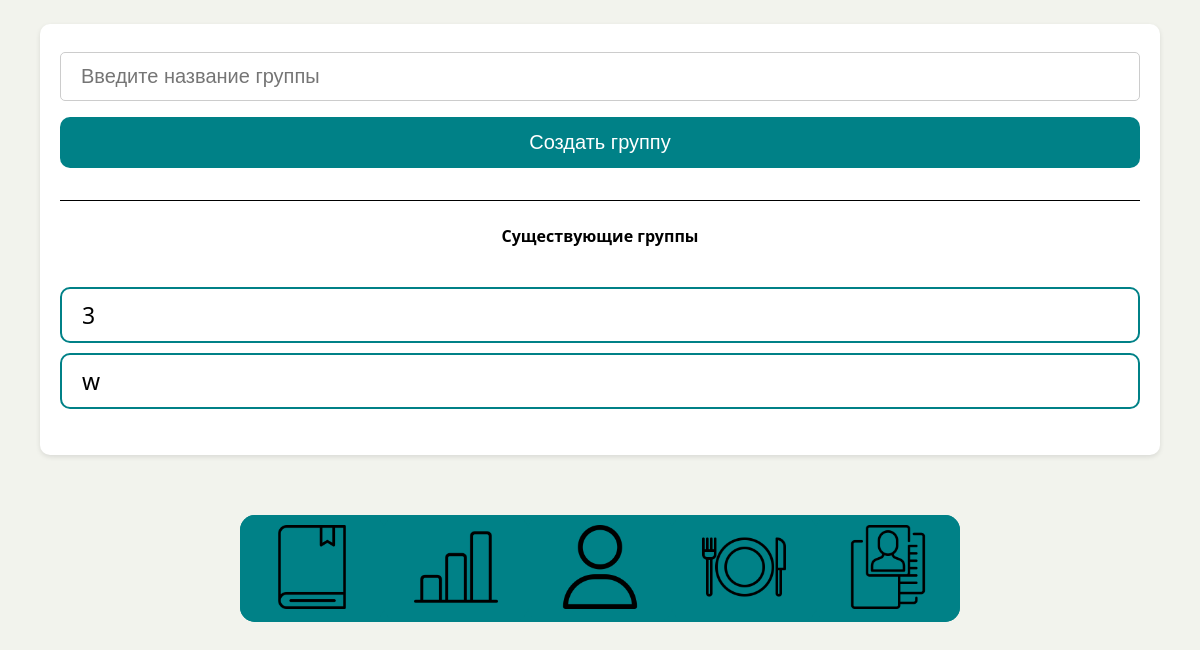
Page /creategroup (signed in) on the earlier database version.
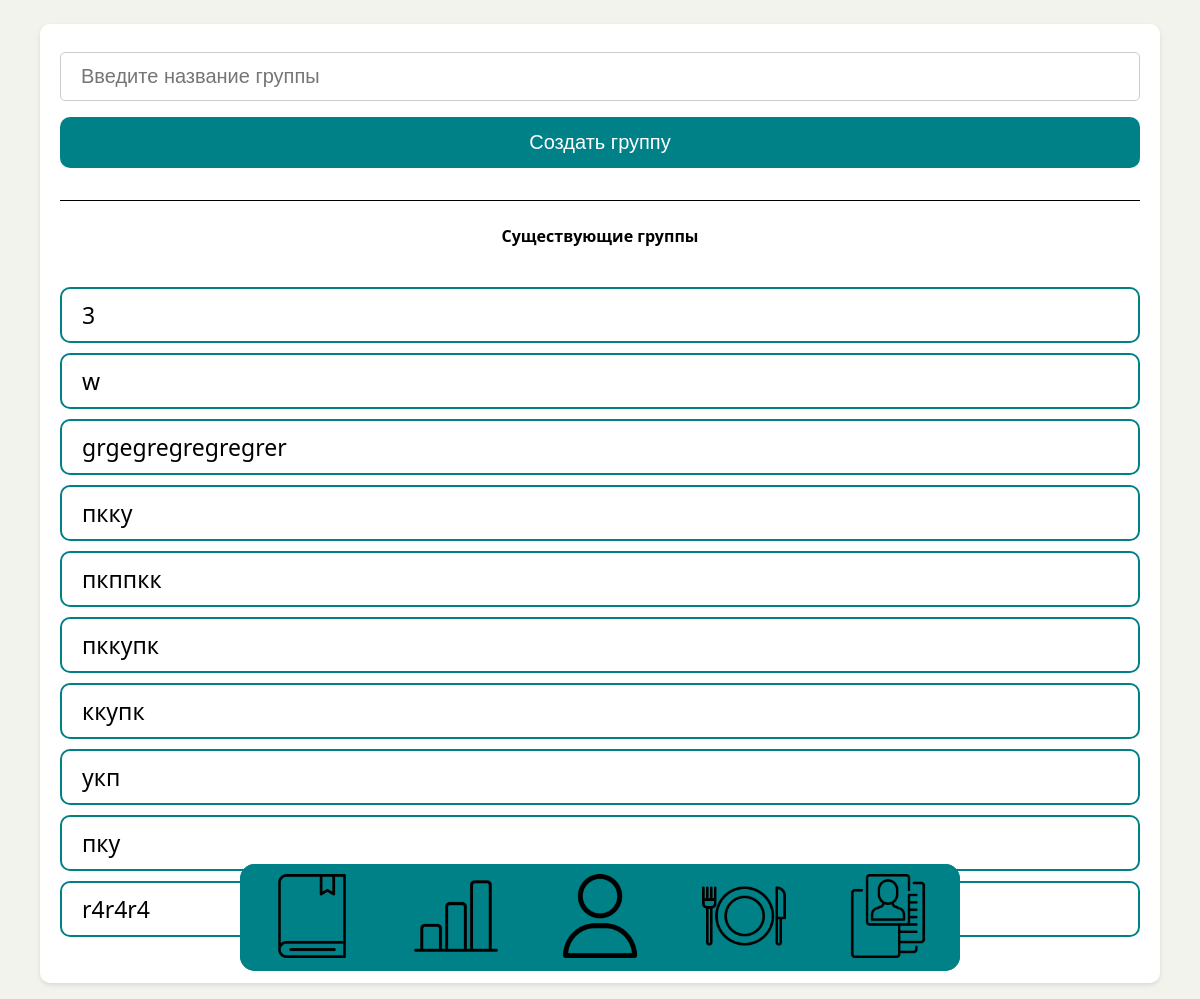
Same page on the later database version.
### webflut/models.py (models this page shows, shortened)
class Group(models.Model):
    name = models.CharField(max_length=100)
    creator = models.ForeignKey(User, on_delete=models.CASCADE, related_name='created_groups', null=True, blank=True)
    users = models.ManyToManyField(User, related_name='joined_groups')

### webflut/views.py (the view)
# urls.py: path('creategroup', views.creategroup, name='creategroup'),
@login_required
def creategroup(request):
    if request.method == 'POST':
        group_name = request.POST.get('group_name')
        user = request.user  # Получить текущего пользователя
        group = Group.objects.create(name=group_name, creator=user)  # Создать группу с указанием создателя
        return redirect('creategroup')
    groups = Group.objects.filter(creator=request.user)
    return render(request, 'creategroup.html', {'groups': groups})

### webflut/templates/creategroup.html (shortened to what this page needs)
{% load static %}
{% load pwa %}
<!DOCTYPE html>
<html>
    <head>
        <link href="{% static 'css/Groups Pages/groups.css' %}" rel="stylesheet" />
    </head>
<body>
<div class="container">
    <form action="{% url 'creategroup' %}" method="post">
        <input type="text" name="group_name" placeholder="Введите название группы" required>
        <button type="submit">Создать группу</button>
    </form>
    <text class="title" id="all">Существующие группы</text>
    <ul>
        {% for group in groups %}
        <li><a href="{% url 'groupdetail' group_id=group.id %}">{{ group.name }}</a></li>
        {% endfor %}
    </ul>
</div>
{% include 'footer.html' %}

### webflut/templates/footer.html (shortened to what this page needs)
{% load static %} {% load pwa %}
<link href="{% static 'css/footer.css' %}" rel="stylesheet" />
<footer id="myFooter">
  <a href="{% url 'creategroup' %}" class="buttonFooter">
    <img src="{% static 'accets/журнал.png' %}" class="imgFooter"/></a>
  <a href="{% url 'display_chart' %}" class="buttonFooter">
    <img src="{% static 'accets/статистика.png' %}" class="imgFooter"/></a>
  <a href="{% url 'profile' %}" class="buttonFooter">
    <img src="{% static 'accets/profile.png' %}" class="imgFooter"/></a>
  <a href="{% url 'calories_and_bjy' %}" class="buttonFooter">
    <img src="{% static 'accets/kkal.png' %}" class="imgFooter"/></a>
  <a href="{% url 'person_info' %}" class="buttonFooter">
    <img src="{% static 'accets/pers_info.png' %}" class="imgFooter"/></a>
</footer>

### webflut/static/css/Groups Pages/Groups.css (style rules this page uses)
html { font-family: "Segoe UI"; background-color: #f2f3ed; }
body { margin: 0; display: flex; align-items: center; flex-direction: column; }
#all { border-top: 1px solid black; width: 100%; text-align: center; margin-top: 2vw; padding-top: 2vw; }
.container { width: 90%; display: flex; flex-direction: column; margin: 2vw auto; border-radius: 10px; padding: 20px; background-color: #fff; box-shadow: 0 2px 5px rgba(0, 0, 0, 0.1); }
.container .title { margin-bottom: 2vw; font-family: "Segoe UI"; font-weight: 600; }
.container form { display: flex; flex-direction: column; }
input[type=text] { padding: 12px 20px; margin: 8px 0; font-size: 20px; border: 1px solid #ccc; box-sizing: border-box; border-radius: 5px; }
button[type=submit] { font-size: 20px; width: 100%; background-color: #008187; color: white; padding: 14px 20px; margin: 8px 0; border: none; cursor: pointer; border-radius: 10px; transition: filter 0.3s ease; }
ul { list-style-type: none; padding: 0; }
li { overflow: hidden; padding: 10px 20px; background-color: white; border-radius: 10px; font-size: 23px; border: 2px solid #008187; margin-bottom: 10px; transition: filter 0.3s ease; }
a { text-decoration: none; color: #000; }

### webflut/static/css/footer.css (style rules this page uses)
footer { bottom: 0; position: fixed; margin: 3vw auto; left: 0; right: 0; border-radius: 15px; display: flex; width: 60%; background-color: #008187; justify-content: space-between; white-space: nowrap; box-sizing: border-box; }
.buttonFooter { background-color: #008187; box-sizing: border-box; font-size: 10px; padding: 10px 0px; width: 20%; text-align: center; text-decoration: none; border-radius: 15px; border: 0; transition: filter 0.3s ease; }
.imgFooter { width: 7vw; }

Differences in the rows shown:
added Group: name "grgegregregregrer"
added Group: name "пкку"
added Group: name "пкппкк"
added Group: name "пккупк"
added Group: name "ккупк"
added Group: name "укп"
added Group: name "пку"
added Group: name "r4r4r4"
